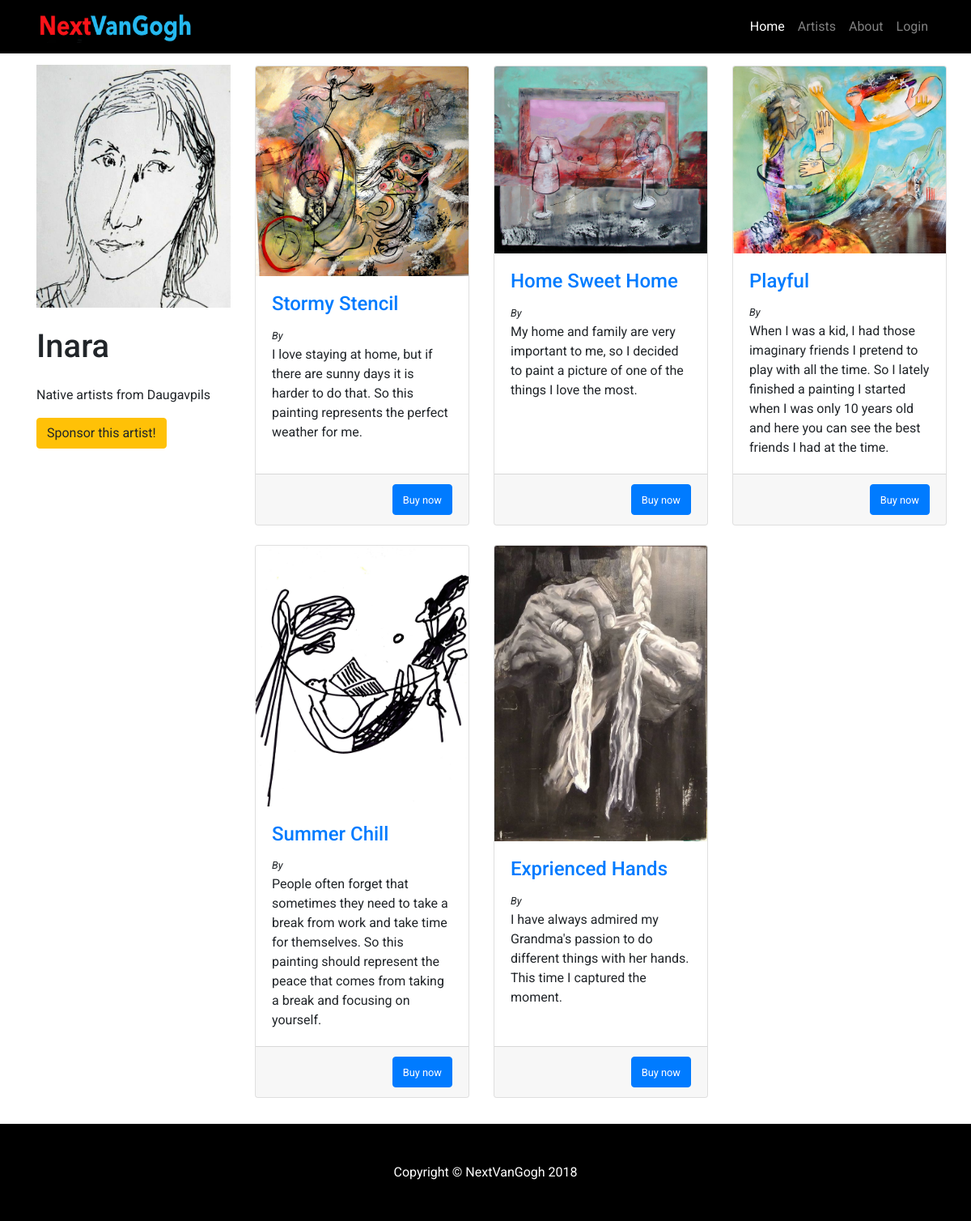
Screenshot of /artist/inara with the database file from the repository.
### tables this page shows
CREATE TABLE Artists (Id INTEGER NOT NULL PRIMARY KEY AUTOINCREMENT UNIQUE, UserName TEXT NOT NULL UNIQUE, FirstName TEXT, LastName TEXT, Password TEXT NOT NULL UNIQUE, Description TEXT, Photo TEXT);

CREATE TABLE "ArtWorks" (
	`Id`	INTEGER NOT NULL PRIMARY KEY AUTOINCREMENT UNIQUE,
	`ArtistId`	INTEGER NOT NULL,
	`ArtTypeId`	INTEGER NOT NULL,
	`Name`	TEXT NOT NULL,
	`Description`	TEXT,
	`Item`	BLOB,
	FOREIGN KEY(`ArtistId`) REFERENCES `Artists`,
	FOREIGN KEY(`ArtTypeId`) REFERENCES ArtTypes
);

### server.py (the view)
@app.route("/artist/<name>")
def getArtist(name):
	con = lite.connect('db/nVanGogh.db')
	con.row_factory = lite.Row
	cur = con.cursor()
	cur.execute("SELECT * FROM Artists Where Artists.UserName == ?", [name])
	a = cur.fetchall()
	cur.execute("Select ArtWorks.Id, ArtWorks.Description, ArtWorks.Item, ArtWorks.Name from ArtWorks INNER JOIN Artists ON ArtWorks.ArtistId == Artists.Id where Artists.UserName == ?", [name])
	artWorks = cur.fetchall()
	return render_template('artist.html', artist = a, artWorks = artWorks)

### templates/artist.html (shortened to what this page needs)
<!DOCTYPE html>
<html lang="en">
  <head>
    <link href="../static/bootstrap.min.css" rel="stylesheet">
    <link href="../static/style.css" rel="stylesheet">
  </head>
  <body>
    <nav class="navbar navbar-expand-lg navbar-dark bg-dark fixed-top" style="background-color:#000!important;">
      <div class="container">
        <a class="navbar-brand" href="/"><img src="../static/logo.png" width=200 height=40></a>
        <div class="collapse navbar-collapse" id="navbarResponsive">
          <ul class="navbar-nav ml-auto">
            <li class="nav-item active">
              <a class="nav-link" href="/">Home
              </a>
            </li>
            <li class="nav-item">
              <a class="nav-link" href="/allArtists">Artists</a>
            </li>
            <li class="nav-item">
              <a class="nav-link" href="/about">About</a>
            </li>
            <li id="log" class="nav-item">
              {% if session['loggedIn'] %}
              <a class="nav-link" onclick="window.location.href='/logout'">Logout</a>
              {% else %}
              <a class="nav-link" onclick="login()">Login</a>
              {% endif %}
            </li>
          </ul>
        </div>
      </div>
    </nav>
    <div class="container">
      <div class="row">
        <div class="col-lg-3">
          <br>
          <img src="{{ artist[0]['Photo'] }}" width=240 height=300>
          <h1 class="my-4">{{ artist[0]["FirstName"] }}</h1>
          <div class="list-group">
            <p>{{ artist[0]["Description"] }}</p>
          </div>
          <button class="btn btn-warning" style="margin-bottom:10%;">Sponsor this artist!</button>
          <br>
        </div>
        <div class="col-lg-9">
          <div class="row" style="margin-top:3%;">
          <div class="row">
		{% for artWork in artWorks %}
 		     <div class="col-lg-4 col-md-6 mb-4">
              		<div class="card h-100">
                		<a href="#" onclick="openArt('{{artWork["Item"]+ "," + artWork["Name"]+ "," + artWork["Description"]}}')"><img class="card-img-top" src="{{artWork['Item']}}" alt=""></a>
                		<div class="card-body">
                  			<h4 class="card-title"><a  href="#">{{artWork["Name"]}}</a>  </h4>
                                <small style="font-style:italic;">By <a href="/artist/{{artWork['UserName']}}">{{artWork["FirstName"]}}</a></small>
                  			<p class="card-text">{{artWork["Description"]}}</p>
                		</div>
                		<div class="card-footer">
                            <button class="btn btn-primary" style="float:right;"><small>Buy now</small></button>
                		</div>
              		</div>
            	</div>
	         {% endfor %}
         </div>
         </div>
        </div>
      </div>
    </div>
    <footer class="py-5 bg-dark  mt-2" style="background-color:#000!important;">
      <div class="container">
        <p class="m-0 text-center text-white">Copyright &copy; NextVanGogh 2018</p>
      </div>
    </footer>
  </body>
</html>

### static/style.css (style rules this page uses)
body { padding-top: 54px; font-family: 'Roboto', sans-serif!important; }
.navbar-dark { background-color: #000; }
@media (min-width: 992px) { body { padding-top: 56px; } }

### rows the page displays
Artists: Photo (picture), FirstName "Inara", Description "Native artists from Daugavpils"
ArtWorks: Item (picture), Name "Stormy Stencil", Description "I love staying at home, but if there are sunny days it is harder to do that. So this painting represents the perfect weather for me."
ArtWorks: Item (picture), Name "Home Sweet Home", Description "My home and family are very important to me, so I decided to paint a picture of one of the things I love the most."
ArtWorks: Item (picture), Name "Playful", Description "When I was a kid, I had those imaginary friends I pretend to play with all the time. So I lately finished a painting I started when I was only 10 years old and here you can see the best friends I had at the time."
ArtWorks: Item (picture), Name "Summer Chill", Description "People often forget that sometimes they need to take a break from work and take time for themselves. So this painting should represent the peace that comes from taking a break and focusing on yourself."
ArtWorks: Item (picture), Name "Exprienced Hands", Description "I have always admired my Grandma's passion to do different things with her hands. This time I captured the moment."
